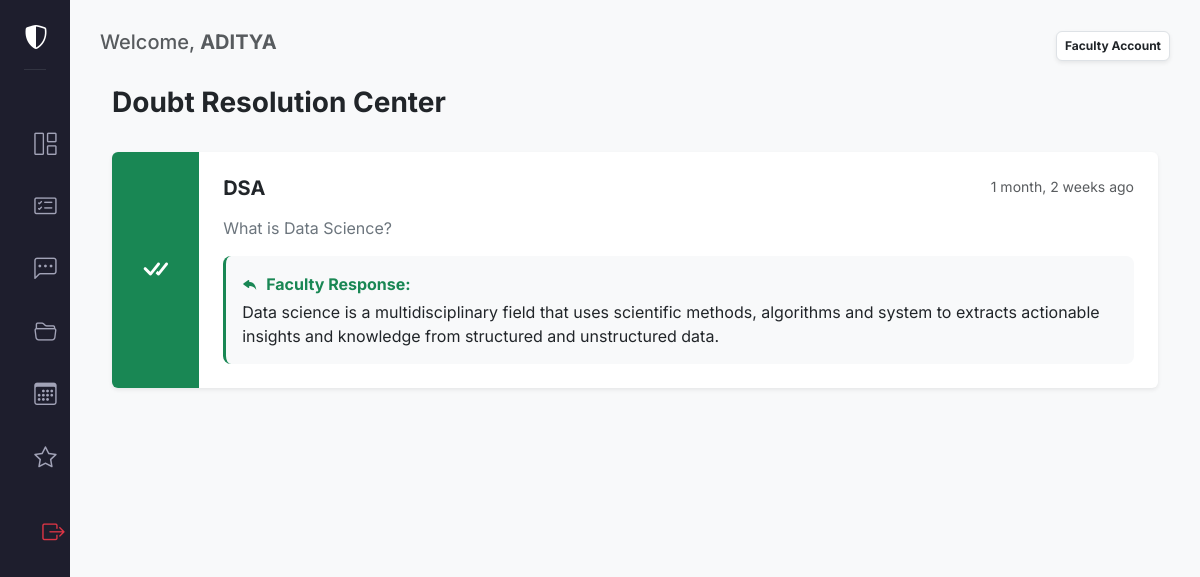
Page /doubts/ (signed in) on the committed database.
### academic/models.py (models this page shows, shortened)
class Doubt(models.Model):
    student = models.ForeignKey(User, on_delete=models.CASCADE, related_name='asked_doubts')
    subject = models.CharField(max_length=100)
    question = models.TextField()
    answer = models.TextField(blank=True, null=True)
    answered_by = models.ForeignKey(User, on_delete=models.SET_NULL, null=True, blank=True, limit_choices_to={'is_staff': True}, related_name='answered_doubts')
    is_resolved = models.BooleanField(default=False)
    created_at = models.DateTimeField(auto_now_add=True)

### academic/views.py (the view)
# urls.py: path('doubts/', views.doubt_room, name='doubt_room'),
@login_required
def doubt_room(request):
    if request.method == 'POST' and not request.user.is_staff:
        subject = request.POST.get('subject')
        question = request.POST.get('question')
        Doubt.objects.create(student=request.user, subject=subject, question=question)
        return redirect('doubt_room')
    doubts = Doubt.objects.all().order_by('-created_at')
    return render(request, 'doubt_room.html', {'doubts': doubts})

### academic/templates/doubt_room.html (shortened to what this page needs)
{% extends 'base.html' %}
{% block content %}
<div class="container-fluid">
    <div class="d-flex justify-content-between align-items-center mb-4">
        <h3 class="fw-bold">Doubt Resolution Center</h3>
    </div>
    <div class="row">
        {% for doubt in doubts %}
        <div class="col-md-12 mb-4">
            <div class="card border-0 shadow-sm overflow-hidden">
                <div class="row g-0">
                    <div class="col-md-1 {% if doubt.is_resolved %}bg-success{% else %}bg-warning{% endif %} d-flex align-items-center justify-content-center text-white">
                        <i class="bi {% if doubt.is_resolved %}bi-check-all{% else %}bi-clock-history{% endif %} fs-2"></i>
                    </div>
                    <div class="col-md-11 p-4">
                        <div class="d-flex justify-content-between align-items-start">
                            <h5 class="fw-bold text-dark">{{ doubt.subject }}</h5>
                            <span class="text-muted small">{{ doubt.created_at|timesince }} ago</span>
                        </div>
                        <p class="text-secondary mt-2 mb-3">{{ doubt.question }}</p>
                        {% if doubt.answer %}
                        <div class="bg-light p-3 rounded-3 border-start border-3 border-success">
                            <p class="mb-1 fw-bold text-success"><i class="bi bi-reply-fill me-2"></i>Faculty Response:</p>
                            <p class="mb-0">{{ doubt.answer }}</p>
                        </div>
                        {% elif user.is_staff %}
                        <a href="{% url 'answer_doubt' doubt.id %}" class="btn btn-sm btn-success">Solve Now</a>
                        {% endif %}
                    </div>
                </div>
            </div>
        </div>
        {% endfor %}
    </div>
</div>
{% endblock %}

### academic/templates/base.html (shortened to what this page needs)
<!DOCTYPE html>
<html lang="en">
<head>
    <link href="https://cdn.jsdelivr.net/npm/bootstrap@5.3.2/dist/css/bootstrap.min.css" rel="stylesheet">
    <link rel="stylesheet" href="https://cdn.jsdelivr.net/npm/bootstrap-icons@1.11.1/font/bootstrap-icons.css">
</head>
<body>
    <div class="sidebar d-flex flex-column">
    <div class="p-4 text-center">
        <h4 class="fw-bold text-white"><i class="bi bi-shield-shaded"></i> <span class="nav-text">My Faculty Zone</span></h4>
        <hr class="text-secondary">
    </div>
    <nav class="flex-column">
        {% if user.is_authenticated %}
            <a class="nav-link" href="{% url 'dashboard' %}">
                <i class="bi bi-grid-1x2"></i><span class="nav-text">Dashboard</span>
            </a>
            <a class="nav-link" href="{% url 'syllabus' %}">
                <i class="bi bi-card-checklist"></i><span class="nav-text">Syllabus</span>
            </a>
            <a class="nav-link" href="{% url 'doubt_room' %}">
                <i class="bi bi-chat-left-dots"></i><span class="nav-text">Doubt Room</span>
            </a>
            <a class="nav-link" href="{% url 'library' %}">
                <i class="bi bi-folder2-open"></i><span class="nav-text">Library</span>
            </a>
            {% if user.is_staff %}
                <a class="nav-link" href="{% url 'timetable' %}">
                    <i class="bi bi-calendar3"></i><span class="nav-text">Timetable</span>
                </a>
                <a class="nav-link" href="{% url 'teacher_feedback' %}">
                    <i class="bi bi-star"></i><span class="nav-text">My Reviews</span>
                </a>
            {% else %}
                <a class="nav-link" href="{% url 'submit_feedback' %}">
                    <i class="bi bi-chat-heart"></i><span class="nav-text">Rate Faculty</span>
                </a>
            {% endif %}
            <div class="mt-auto p-2">
                <form action="{% url 'logout' %}" method="post">
                    <button type="submit" class="nav-link bg-transparent border-0 w-100 text-start">
                        <i class="bi bi-box-arrow-right text-danger"></i><span class="nav-text text-danger">Logout</span>
                    </button>
                </form>
            </div>
        {% else %}
 <a class="nav-link" href="{% url 'registration_page' %}">
    <i class="bi bi-box-arrow-in-right"></i>
    <span class="nav-text">Registration</span>
</a>
{% endif %}
    </nav>
</div>
    <div class="main-content">
        <div class="d-flex justify-content-between align-items-center mb-4">
            <h5 class="text-muted">Welcome, <b>{{ user.username }}</b></h5>
            <div class="badge bg-white text-dark p-2 border shadow-sm">
                {{ user.is_staff|yesno:"Faculty Account,Student Account" }}
            </div>
        </div>
        {% block content %}{% endblock %}
    </div>
</body>
</html>

### academic/templates/base.html (style rules this page uses)
:root { --sidebar-collapsed-width: 70px; --sidebar-expanded-width: 260px; --primary-color: #4361ee; --bg-dark: #1e1e2d; }
body { font-family: 'Inter', sans-serif; background-color: #f8f9fa; overflow-x: hidden; }
.sidebar { width: var(--sidebar-collapsed-width); height: 100vh; position: fixed; background: var(--bg-dark); color: white; transition: width 0.3s ease; z-index: 1000; overflow-x: hidden; white-space: nowrap; }
.sidebar .nav-link { color: #a2a3b7; padding: 12px 20px; display: flex; align-items: center; text-decoration: none; transition: all 0.2s; margin: 5px 8px; border-radius: 8px; }
.sidebar .nav-link i { font-size: 1.4rem; min-width: 35px; text-align: center; }
.main-content { margin-left: var(--sidebar-collapsed-width); padding: 30px; transition: margin-left 0.3s ease; }

### rows in the picture
Doubt: is_resolved True (drawn), subject "DSA", created_at "1 month, 2 weeks", question "What is Data Science?", answer "Data science is a multidisciplinary field that uses scientific methods, algorithms and system to extracts actionable insights and knowledge from structured and unstructured data."

### other values in the picture
{{ user.username }} "ADITYA"
{{ user.is_staff|yesno:"Faculty Account,Student Account" }} "Faculty Account"
